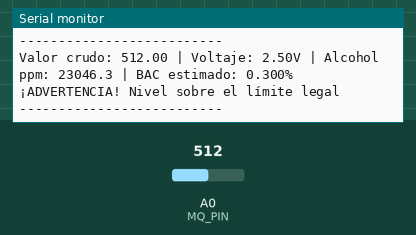
Bench run of a sketch on a simulated Arduino Uno, built with avr-gcc and run on an emulated ATmega328P. Parts: the last lines printed to the serial monitor. The inputs (shaded band) are chosen by the test bench; at power-on: A0 (MQ_PIN) = 512.

Above: at 2.9 s.
3.0 s: A0 (MQ_PIN) set to 0
At 5.2 s:
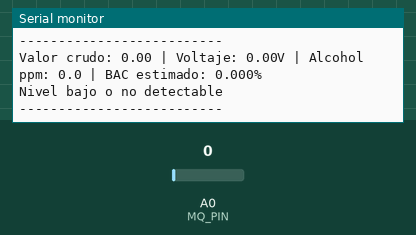
7.8 s: A0 (MQ_PIN) set to 1023
At 8.8 s:
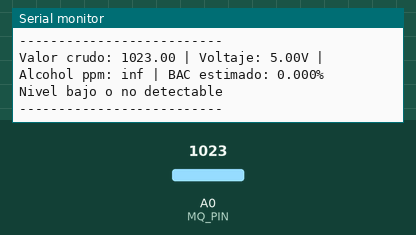

Measured:
- after the input at 3.0 s, the serial monitor: prints a new line after 1.2 s (image 1)
- after the input at 7.8 s, the serial monitor: prints a new line after 0.58 s (image 2)

The sketch:

alcoholimetro.ino
```cpp
const int MQ_PIN = A0;  // Pin analógico para el sensor MQ-2

// Valores de calibración (ajustar según necesidad)
const float RL = 171.38;   // Resistencia de carga en kilo-ohms
const float R0 = 10.0;   // Resistencia del sensor en aire limpio (ajustar después de calibración)

void setup() {
  Serial.begin(9600);
  Serial.println("Iniciando alcoholímetro MQ-2...");
}

void loop() {
  // Leer valor del sensor
  float sensorValue = analogRead(MQ_PIN);

  // Convertir a voltaje
  float voltage = sensorValue * (5.0 / 1023.0);

  // Calcular resistencia del sensor (Rs)
  float Rs = RL * (5.0 - voltage) / voltage;

  // Calcular relación Rs/R0
  float ratio = Rs / R0;

  // Estimación de concentración de alcohol en ppm (partes por millón)
  float alcohol_ppm = 1000 * pow(ratio / 60.0, -2.5);

  // Estimación aproximada de BAC (Blood Alcohol Content)
  // NOTA: Esta es una conversión ilustrativa, no precisa
  float bac = map(alcohol_ppm, 0, 500, 0, 30) / 100.0;
  bac = constrain(bac, 0.0, 0.30); // Limitar a rango razonable

  // Mostrar resultados en el monitor serial
  Serial.print("Valor crudo: ");
  Serial.print(sensorValue);
  Serial.print(" | Voltaje: ");
  Serial.print(voltage, 2);
  Serial.print("V");
  Serial.print(" | Alcohol ppm: ");
  Serial.print(alcohol_ppm, 1);
  Serial.print(" | BAC estimado: ");
  Serial.print(bac, 3);
  Serial.println("%");

  // Evaluación básica del resultado
  if (bac > 0.08) {
    Serial.println("¡ADVERTENCIA! Nivel sobre el límite legal ");
  } else if (bac > 0.03) {
    Serial.println("Nivel detectable de alcohol");
  } else {
    Serial.println("Nivel bajo o no detectable");
  }
  Serial.println("--------------------------");

  delay(2000); // Esperar 2 segundos entre mediciones
}
```
